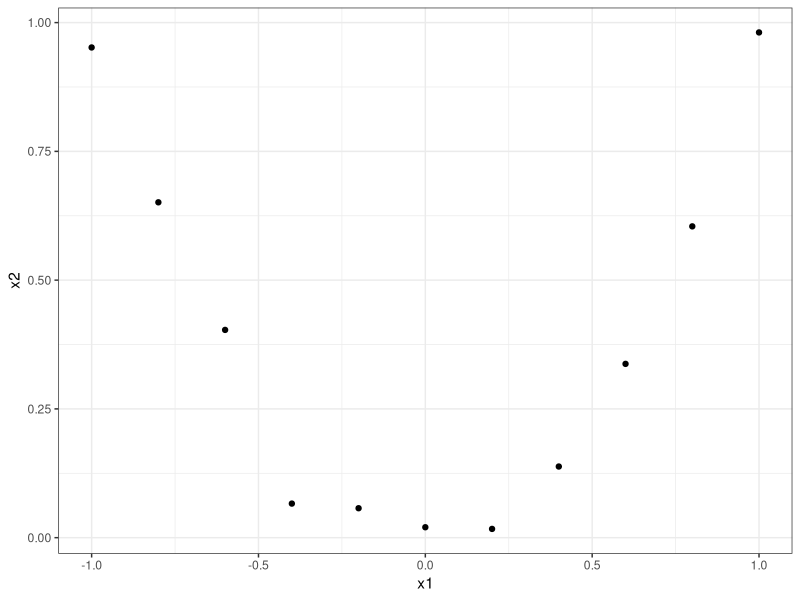
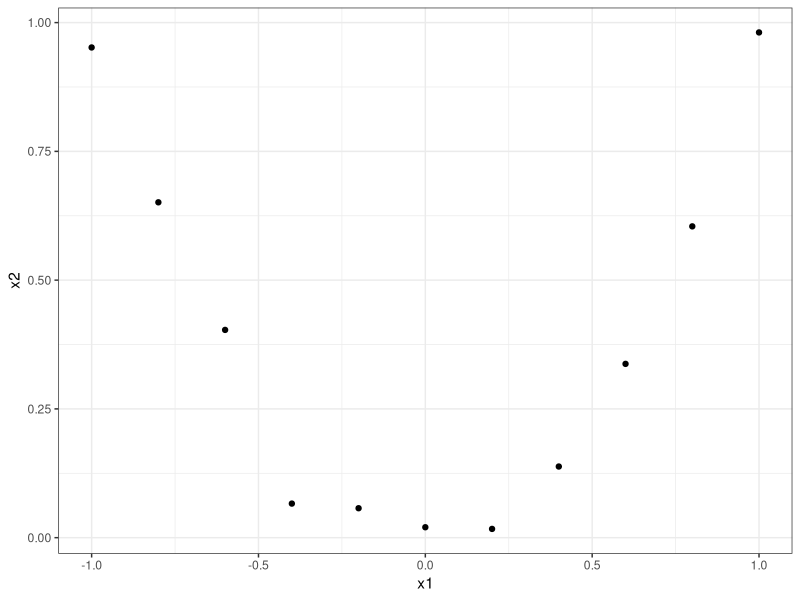

The R script that drew these images, in order:
# PREREQ -----------------------------------------------------------------------
library(ggplot2)
library(xtable)

# DATA -------------------------------------------------------------------------
set.seed(1234L)
x1 = seq(-1, 1, 0.2)
x2 = x1^2+rnorm(length(x1), sd = 0.04)
y = 5*x1 + -2*x2 + rnorm(length(x1))
d = data.frame(y, x1, x2)

# PLOT -------------------------------------------------------------------------
ggplot(d, aes(x = x1, y = x2)) + 
  geom_point() +
  theme_bw()

ggsave('exercises/feature-effects/figure/add_Points_x1_x2_sol.pdf',width=3,height=2)
